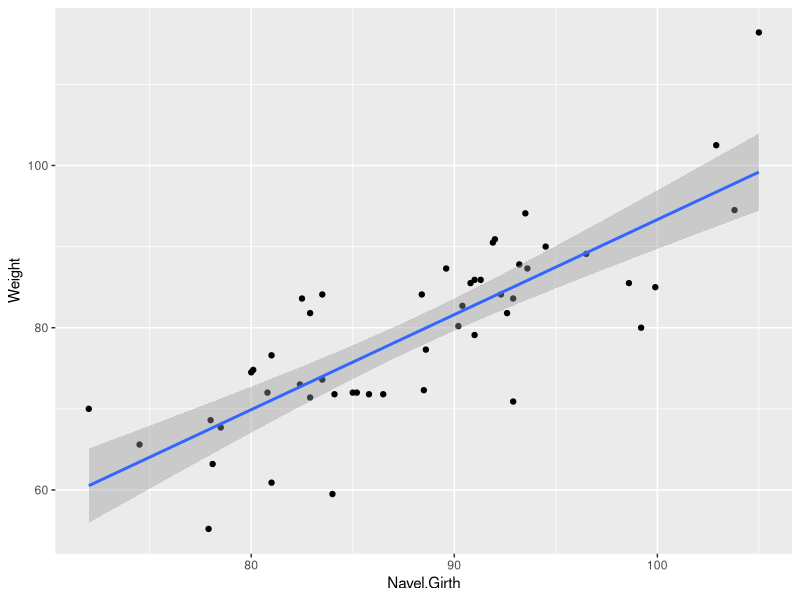
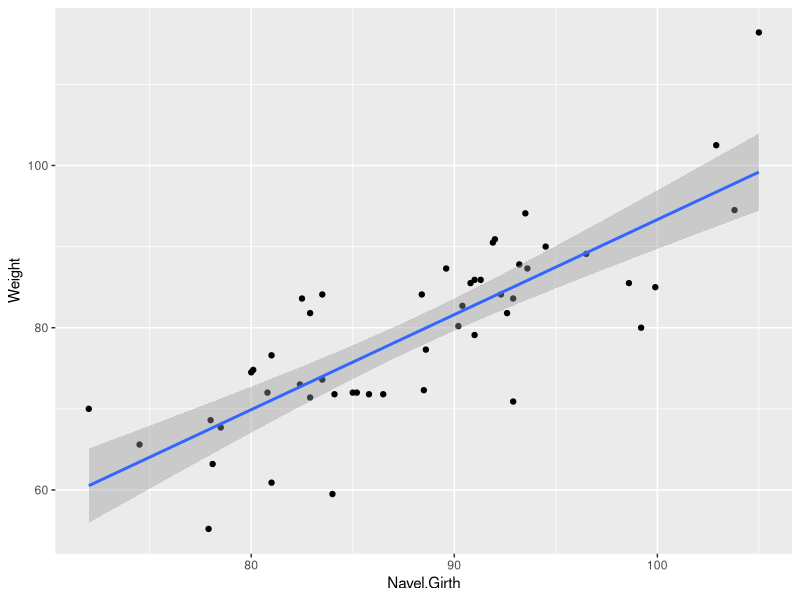
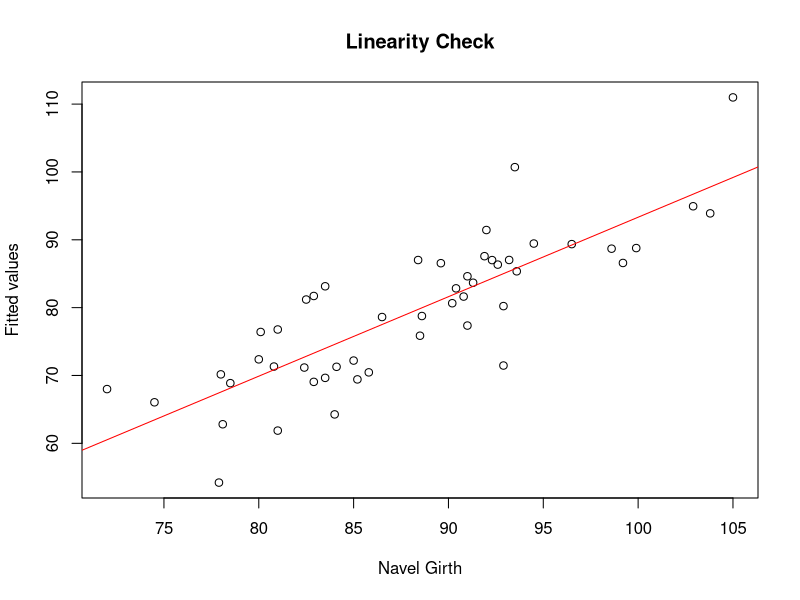
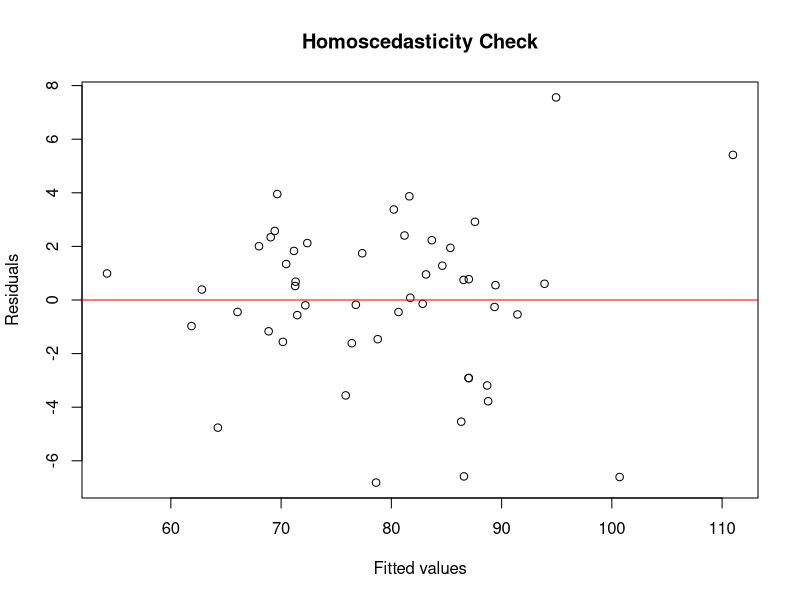
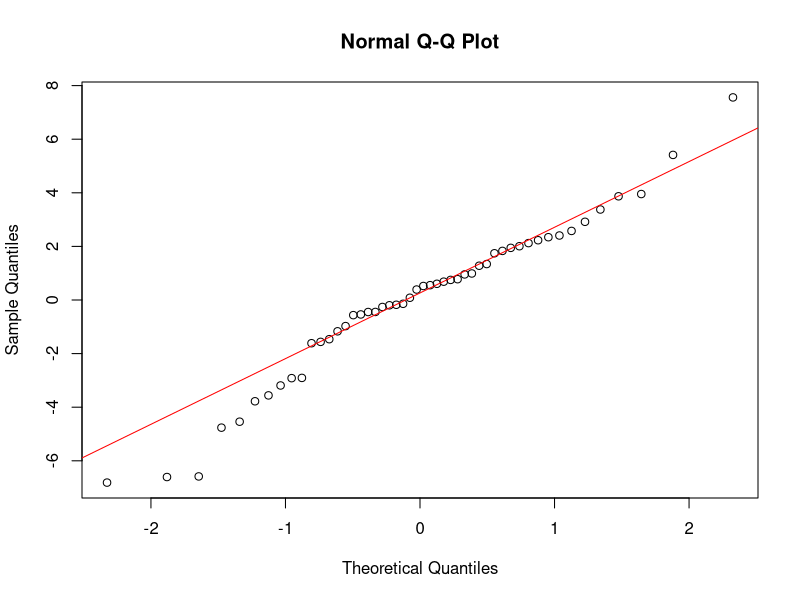

R code for these plots, in order:

library(lmtest)
library(car)
library(ggpubr)
library(ggplot2)
library(dplyr)
library(boot)
# C:/Users/lucas/Documents/Git/EI/Ep8
# Se leen los datos con la codificación adecuada
datos <- read.csv2("EP09 Datos.csv")

# Verificar las primeras filas de los datos para asegurarse de que se leyeron correctamente
head(datos)

# La semilla selecionada es 2789 por lo que se procederá a filtrar los datos en una muestra de 50 hombres.

set.seed(2789)

# Parte RLS 
muestra <- datos %>% filter(Gender =='1')
muestra2 <- muestra[sample(nrow(muestra), 80), ]
muestra_ac <- muestra2[51:80, ]
muestra2 <- muestra2[0:50, ]

# Se seleccionan las 8 variables predictoras 
predictores_aleatorios <- sample(muestra2 ,8)

predictores_aleatorios

# Se seleciona la variable de Navel.Girth	, yq que el grosor a la altura del ombligo	podria ser una variable 
# influyente en el Peso.

# Construir un modelo de regresión lineal simple con el predictor seleccionado
modelo_simple <- lm(Weight ~ Navel.Girth, data=muestra2)
summary(modelo_simple)

# Evaluación de las condiciones para RLS en el gráfico
ggplot(muestra2, aes(x = Navel.Girth, y = Weight)) +
  geom_point() +
  geom_smooth(method = lm)

#Condiciones : 

# Se tiene un R cuadrado de 0,6365 dando así un R correlación de0,798 indicando una fuerte correlación positiva entre las dos variables.

# Evaluación de las condiciones para RLS
# Linealidad
ggplot(muestra2, aes(x = Navel.Girth, y = Weight)) +
  geom_point() +
  geom_smooth(method = lm)

# Normalidad de los residuos
shapiro.test(modelo_simple$residuals)
#Con W = 0,98848 y p value = 0,9044 . Evaluando los datos se puede decir que los residuos del modelo tienen una distribución normal.

# Homocedasticidad 1
bptest(modelo_simple)
#Con BP= 0,99603 y p value = 0.3183. Evalando los datos se puede decir que no hay una tendencia en los residuos y que el modelo parece tener risuduos con varianzas constantes .

# Independencia

durbinWatsonTest(modelo_simple)
#Con estadístico D-W = 2,325 y p value = 0,25 .Evaluando los datos se puede decir que al ser un valor cercano a 2, se tiene que no hay autocorrelación , cumpliendo con la idenpendecia.

# 
# Para interpretar estos resultados en el contexto del análisis, se puede concluir que, 
# basado en las pruebas estadísticas, el modelo de regresión lineal simple no viola las suposiciones de normalidad,
# homocedasticidad e independencia de los residuos. Esto significa que las estimaciones y pruebas inferenciales que
# realices con este modelo son estadísticamente válidas bajo el marco de la regresión lineal.

# Parte de RML
nulo <- lm(Weight ~ 1, data = muestra2)
colnames(predictores_aleatorios)
completo <- lm(Weight ~ Navel.Girth + Hip.Girth + Gender + Elbows.diameter + Wrists.diameter + Chest.diameter + Forearm.Girth + Ankle.Minimum.Girth + Ankles.diameter, data = muestra2)

# Selección hacia adelante utilizando AIC como criterio
modelo_seleccionado <- step(nulo, direction="forward", scope= list(upper = completo), trace = 0)
summary(modelo_seleccionado)

# Linealidad
plot(muestra2$Navel.Girth, modelo_seleccionado$fitted.values, xlab="Navel Girth", ylab="Fitted values", main="Linearity Check")
abline(lm(modelo_seleccionado$fitted.values ~ muestra2$Navel.Girth), col="red")


# Ahora evaluamos las condiciones del modelo

# Comprobar independencia de los residuos
durbinWatsonTest(modelo_seleccionado)
# p value de  0,538

# Comprobar normalidad de los residuos
shapiro.test(modelo_seleccionado$residuals)
# Con W = 0,9675 y p value= 0,1829

# Homocedasticidad 
ncvTest(modelo_seleccionado)
# Con Chisquare = 9,628342 y p value = 0,001916

# Comprobar la multilinealidad
vifs <- vif(modelo_seleccionado)
vifs
# Navel.Girth       Forearm.Girth           Hip.Girth      Chest.diameter Ankle.Minimum.Girth 
# 3.292884            2.120205            4.445103            2.358246            1.786130 
print(1/vifs)

# Homocedasticidad Gráfico
plot(modelo_seleccionado$fitted.values, resid(modelo_seleccionado), xlab="Fitted values", ylab="Residuals", main="Homoscedasticity Check")
abline(h=0, col="red")

# Normalidad de los residuos
qqnorm(modelo_seleccionado$residuals)
qqline(modelo_seleccionado$residuals, col="red")

# Evaluación del poder predictivo del modelo con validación cruzada
# Error con datos de entrenamiento
print(mean(modelo_seleccionado$residuals ** 2))
# 8.56

# Usar muestras nuevas
predicciones <- predict(modelo_seleccionado, muestra_ac)

# Calcular error
error <- muestra_ac$Weight - predicciones
print(mean(error ** 2))
# Más de el doble del error de los datos de entrenamiento, el modelo está sobre ajustado a los datos